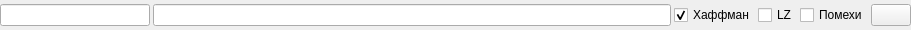
<?xml version="1.0" encoding="UTF-8"?>
<ui version="4.0">
 <class>FileEncodeWidget</class>
 <widget class="QWidget" name="FileEncodeWidget">
  <property name="geometry">
   <rect>
    <x>0</x>
    <y>0</y>
    <width>911</width>
    <height>30</height>
   </rect>
  </property>
  <property name="windowTitle">
   <string>Form</string>
  </property>
  <layout class="QHBoxLayout" name="horizontalLayout">
   <property name="spacing">
    <number>3</number>
   </property>
   <property name="leftMargin">
    <number>0</number>
   </property>
   <property name="topMargin">
    <number>0</number>
   </property>
   <property name="rightMargin">
    <number>0</number>
   </property>
   <property name="bottomMargin">
    <number>0</number>
   </property>
   <item>
    <widget class="QLineEdit" name="fileName">
     <property name="sizePolicy">
      <sizepolicy hsizetype="Fixed" vsizetype="Fixed">
       <horstretch>0</horstretch>
       <verstretch>0</verstretch>
      </sizepolicy>
     </property>
     <property name="minimumSize">
      <size>
       <width>150</width>
       <height>0</height>
      </size>
     </property>
     <property name="readOnly">
      <bool>true</bool>
     </property>
    </widget>
   </item>
   <item>
    <widget class="QLineEdit" name="filePath">
     <property name="minimumSize">
      <size>
       <width>0</width>
       <height>0</height>
      </size>
     </property>
     <property name="maximumSize">
      <size>
       <width>16777215</width>
       <height>16777215</height>
      </size>
     </property>
     <property name="readOnly">
      <bool>true</bool>
     </property>
    </widget>
   </item>
   <item>
    <widget class="QCheckBox" name="huffmanCheckBox">
     <property name="text">
      <string>Хаффман</string>
     </property>
     <property name="checked">
      <bool>true</bool>
     </property>
    </widget>
   </item>
   <item>
    <widget class="QCheckBox" name="lzCheckBox">
     <property name="text">
      <string>LZ</string>
     </property>
    </widget>
   </item>
   <item>
    <widget class="QCheckBox" name="interferenceCheckBox">
     <property name="sizePolicy">
      <sizepolicy hsizetype="Minimum" vsizetype="Fixed">
       <horstretch>0</horstretch>
       <verstretch>0</verstretch>
      </sizepolicy>
     </property>
     <property name="text">
      <string>Помехи</string>
     </property>
    </widget>
   </item>
   <item>
    <widget class="QPushButton" name="pushButton">
     <property name="sizePolicy">
      <sizepolicy hsizetype="Fixed" vsizetype="Fixed">
       <horstretch>0</horstretch>
       <verstretch>0</verstretch>
      </sizepolicy>
     </property>
     <property name="minimumSize">
      <size>
       <width>20</width>
       <height>20</height>
      </size>
     </property>
     <property name="text">
      <string/>
     </property>
     <property name="icon">
      <iconset resource="../res/resurses.qrc">
       <normaloff>:/icons/delete.png</normaloff>:/icons/delete.png</iconset>
     </property>
    </widget>
   </item>
  </layout>
 </widget>
 <resources>
  <include location="../res/resurses.qrc"/>
 </resources>
 <connections/>
</ui>
